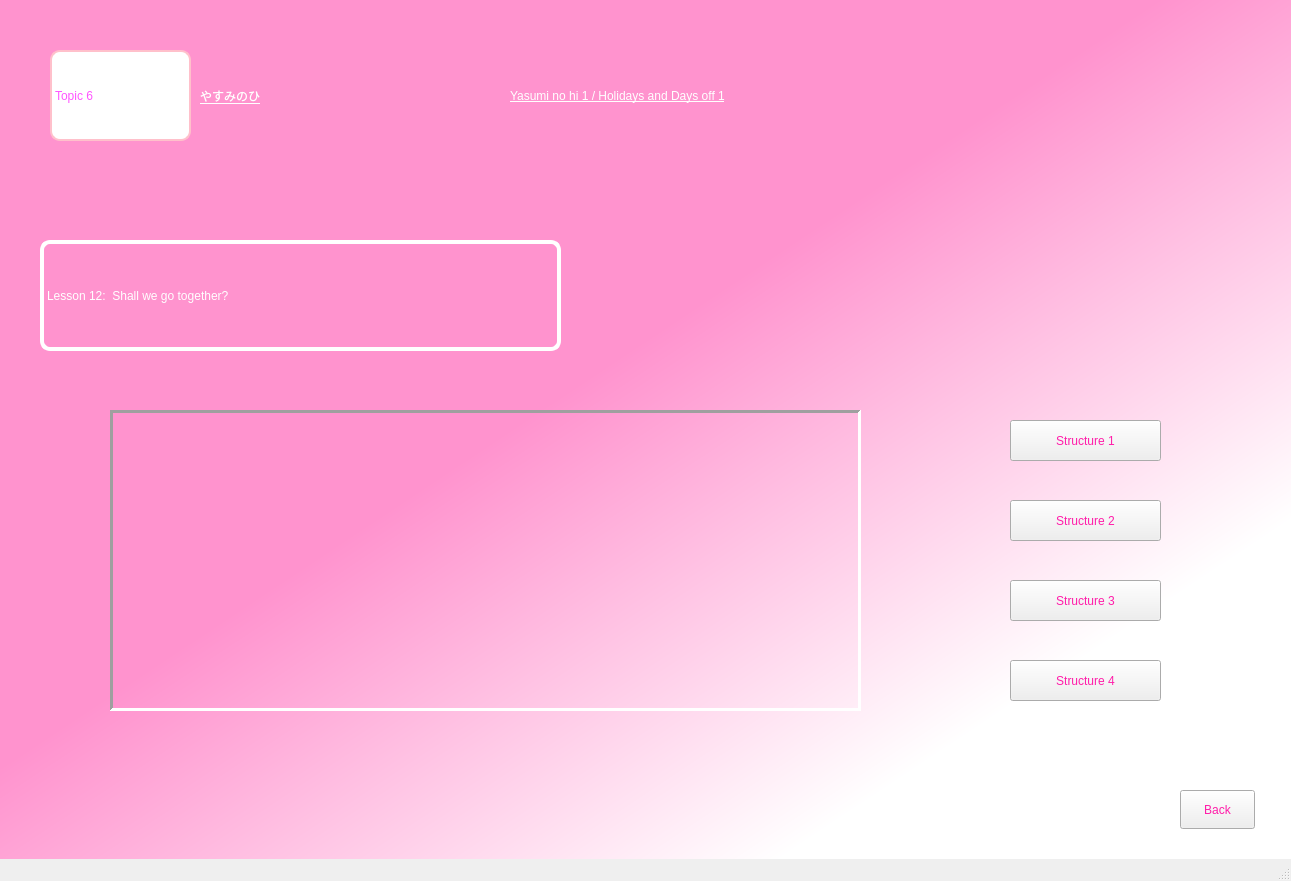
<?xml version="1.0" encoding="UTF-8"?>
<ui version="4.0">
 <class>MainWindow</class>
 <widget class="QMainWindow" name="MainWindow">
  <property name="geometry">
   <rect>
    <x>0</x>
    <y>0</y>
    <width>1291</width>
    <height>881</height>
   </rect>
  </property>
  <property name="windowTitle">
   <string>page2tp6</string>
  </property>
  <widget class="QWidget" name="centralwidget">
   <widget class="QWidget" name="widget" native="true">
    <property name="geometry">
     <rect>
      <x>0</x>
      <y>0</y>
      <width>1291</width>
      <height>881</height>
     </rect>
    </property>
    <property name="styleSheet">
     <string notr="true">QWidget#widget{
background-color: qlineargradient(spread:pad, x1:0.398091, y1:0.358, x2:0.806818, y2:0.778, stop:0.153409 rgba(255, 147, 206, 255), stop:1 rgba(255, 255, 255, 255));}</string>
    </property>
    <widget class="QLabel" name="label_1">
     <property name="geometry">
      <rect>
       <x>50</x>
       <y>50</y>
       <width>141</width>
       <height>91</height>
      </rect>
     </property>
     <property name="styleSheet">
      <string notr="true">background-color: rgb(255, 255, 255);
color: rgb(255, 85, 255);
font: 25pt &quot;MV Boli&quot;;
border-radius:10px;
border: 2px solid pink;
</string>
     </property>
     <property name="text">
      <string>Topic 6</string>
     </property>
    </widget>
    <widget class="QLabel" name="label_2">
     <property name="geometry">
      <rect>
       <x>200</x>
       <y>70</y>
       <width>161</width>
       <height>51</height>
      </rect>
     </property>
     <property name="styleSheet">
      <string notr="true">color: rgb(255, 255, 255);
text-decoration: underline;
font: 24pt &quot;MV Boli&quot;;
</string>
     </property>
     <property name="text">
      <string>やすみのひ</string>
     </property>
    </widget>
    <widget class="QLabel" name="label_3">
     <property name="geometry">
      <rect>
       <x>510</x>
       <y>60</y>
       <width>561</width>
       <height>71</height>
      </rect>
     </property>
     <property name="styleSheet">
      <string notr="true">font: 24pt &quot;MV Boli&quot;;
text-decoration: underline;
color: rgb(255, 255, 255);</string>
     </property>
     <property name="text">
      <string>Yasumi no hi 1 / Holidays and Days off 1</string>
     </property>
    </widget>
    <widget class="QLabel" name="label_4">
     <property name="geometry">
      <rect>
       <x>40</x>
       <y>240</y>
       <width>521</width>
       <height>111</height>
      </rect>
     </property>
     <property name="styleSheet">
      <string notr="true">font: 24pt &quot;MV Boli&quot;;
color: rgb(255, 255, 255);
border: 4px solid #ffffff;
border-radius: 10px;</string>
     </property>
     <property name="text">
      <string>Lesson 12:  Shall we go together?</string>
     </property>
    </widget>
    <widget class="QStackedWidget" name="stackedWidget">
     <property name="geometry">
      <rect>
       <x>110</x>
       <y>410</y>
       <width>751</width>
       <height>301</height>
      </rect>
     </property>
     <property name="styleSheet">
      <string notr="true"/>
     </property>
     <property name="frameShape">
      <enum>QFrame::Panel</enum>
     </property>
     <property name="frameShadow">
      <enum>QFrame::Sunken</enum>
     </property>
     <property name="lineWidth">
      <number>3</number>
     </property>
     <property name="currentIndex">
      <number>3</number>
     </property>
     <widget class="QWidget" name="page_1">
      <widget class="QLabel" name="label_5">
       <property name="geometry">
        <rect>
         <x>0</x>
         <y>0</y>
         <width>751</width>
         <height>301</height>
        </rect>
       </property>
       <property name="styleSheet">
        <string notr="true">
border-image: url(:/congthuc/topic6ls12a.jpg);</string>
       </property>
       <property name="text">
        <string/>
       </property>
      </widget>
     </widget>
     <widget class="QWidget" name="page_2">
      <widget class="QLabel" name="label_6">
       <property name="geometry">
        <rect>
         <x>-4</x>
         <y>-8</y>
         <width>751</width>
         <height>311</height>
        </rect>
       </property>
       <property name="styleSheet">
        <string notr="true">border-image: url(:/congthuc/topic6ls12b.jpg);</string>
       </property>
       <property name="text">
        <string/>
       </property>
      </widget>
     </widget>
     <widget class="QWidget" name="page_3">
      <widget class="QLabel" name="label_7">
       <property name="geometry">
        <rect>
         <x>0</x>
         <y>0</y>
         <width>751</width>
         <height>301</height>
        </rect>
       </property>
       <property name="styleSheet">
        <string notr="true">border-image: url(:/congthuc/topic6ls12c.jpg);</string>
       </property>
       <property name="text">
        <string/>
       </property>
      </widget>
     </widget>
     <widget class="QWidget" name="page_4">
      <widget class="QLabel" name="label_8">
       <property name="geometry">
        <rect>
         <x>0</x>
         <y>0</y>
         <width>751</width>
         <height>301</height>
        </rect>
       </property>
       <property name="styleSheet">
        <string notr="true">border-image: url(:/congthuc/topic6ls12d.jpg);</string>
       </property>
       <property name="text">
        <string/>
       </property>
      </widget>
     </widget>
    </widget>
    <widget class="QPushButton" name="Button_1">
     <property name="geometry">
      <rect>
       <x>1010</x>
       <y>420</y>
       <width>151</width>
       <height>41</height>
      </rect>
     </property>
     <property name="styleSheet">
      <string notr="true">color: rgb(255, 29, 169);

font: 18pt &quot;MV Boli&quot;;</string>
     </property>
     <property name="text">
      <string>Structure 1</string>
     </property>
    </widget>
    <widget class="QPushButton" name="Button_2">
     <property name="geometry">
      <rect>
       <x>1010</x>
       <y>500</y>
       <width>151</width>
       <height>41</height>
      </rect>
     </property>
     <property name="styleSheet">
      <string notr="true">font: 18pt &quot;MV Boli&quot;;
color: rgb(255, 29, 169);</string>
     </property>
     <property name="text">
      <string>Structure 2</string>
     </property>
    </widget>
    <widget class="QPushButton" name="Button_3">
     <property name="geometry">
      <rect>
       <x>1010</x>
       <y>580</y>
       <width>151</width>
       <height>41</height>
      </rect>
     </property>
     <property name="styleSheet">
      <string notr="true">font: 18pt &quot;MV Boli&quot;;
color: rgb(255, 29, 169);</string>
     </property>
     <property name="text">
      <string>Structure 3</string>
     </property>
    </widget>
    <widget class="QPushButton" name="Button_4">
     <property name="geometry">
      <rect>
       <x>1010</x>
       <y>660</y>
       <width>151</width>
       <height>41</height>
      </rect>
     </property>
     <property name="styleSheet">
      <string notr="true">color: rgb(255, 29, 169);
font: 18pt &quot;MV Boli&quot;;</string>
     </property>
     <property name="text">
      <string>Structure 4</string>
     </property>
    </widget>
    <widget class="QPushButton" name="back2">
     <property name="geometry">
      <rect>
       <x>1180</x>
       <y>790</y>
       <width>75</width>
       <height>39</height>
      </rect>
     </property>
     <property name="styleSheet">
      <string notr="true">color: rgb(255, 29, 169);

font: 18pt &quot;MV Boli&quot;;</string>
     </property>
     <property name="text">
      <string>Back</string>
     </property>
    </widget>
   </widget>
  </widget>
  <widget class="QStatusBar" name="statusbar"/>
 </widget>
 <resources>
  <include location="topic6.qrc"/>
 </resources>
 <connections/>
</ui>
